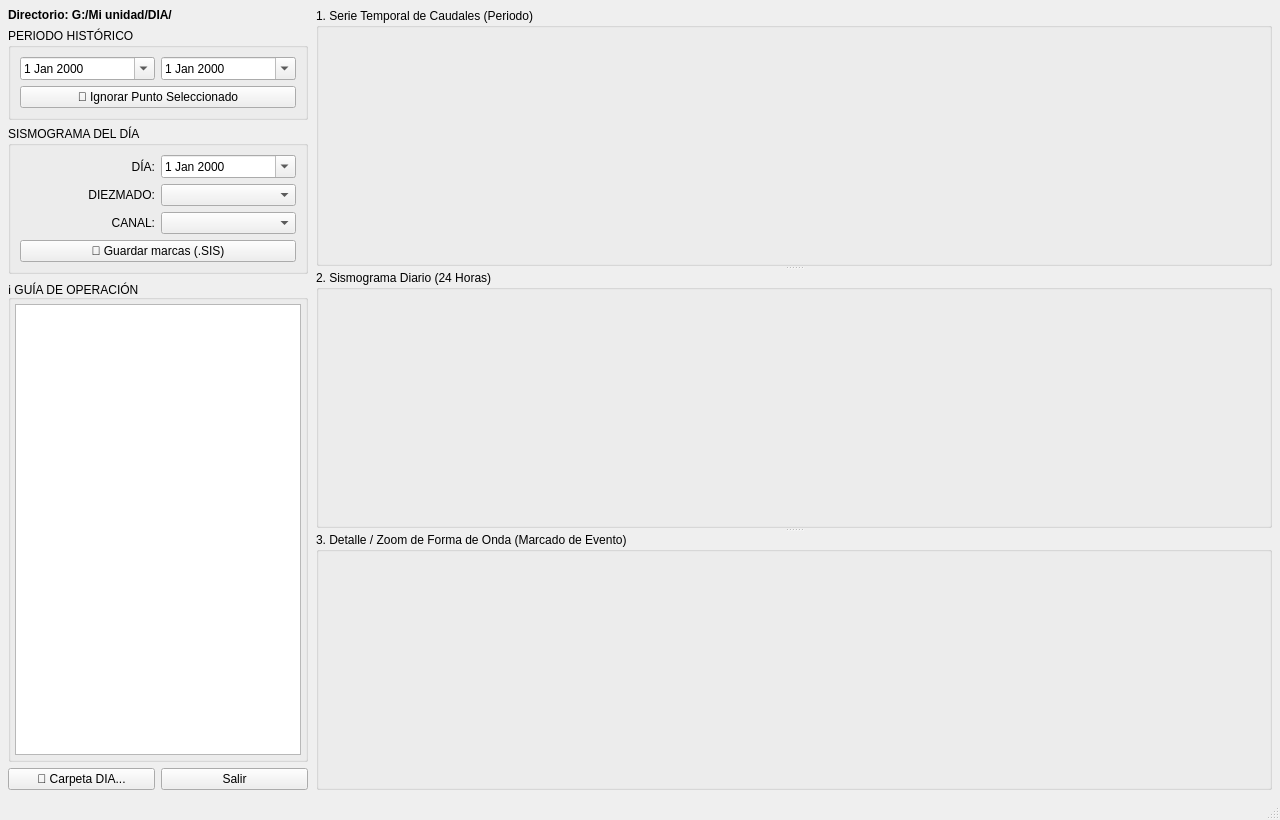
<?xml version="1.0" encoding="UTF-8"?>
<ui version="4.0">
 <class>MainWindow</class>
 <widget class="QMainWindow" name="MainWindow">
  <property name="geometry">
   <rect>
    <x>0</x>
    <y>0</y>
    <width>1280</width>
    <height>820</height>
   </rect>
  </property>
  <property name="minimumSize">
   <size>
    <width>1024</width>
    <height>680</height>
   </size>
  </property>
  <property name="windowTitle">
   <string>CAUDALES — Monitoreo de Filtraciones e Instrumentación</string>
  </property>
  <widget class="QWidget" name="centralwidget">
   <layout class="QHBoxLayout" name="mainHorizontalLayout">
    <property name="spacing">
     <number>8</number>
    </property>
    <property name="leftMargin">
     <number>8</number>
    </property>
    <property name="topMargin">
     <number>8</number>
    </property>
    <property name="rightMargin">
     <number>8</number>
    </property>
    <property name="bottomMargin">
     <number>8</number>
    </property>
    <item>
     <!-- Panel Izquierdo de Controles y Guía de Uso -->
     <widget class="QWidget" name="panel_izquierdo" native="true">
      <property name="sizePolicy">
       <sizepolicy hsizetype="Fixed" vsizetype="Preferred">
        <horstretch>0</horstretch>
        <verstretch>0</verstretch>
       </sizepolicy>
      </property>
      <property name="minimumSize">
       <size>
        <width>280</width>
        <height>0</height>
       </size>
      </property>
      <property name="maximumSize">
       <size>
        <width>300</width>
        <height>16777215</height>
       </size>
      </property>
      <layout class="QVBoxLayout" name="layoutIzquierdo">
       <property name="spacing">
        <number>6</number>
       </property>
       <property name="leftMargin">
        <number>0</number>
       </property>
       <property name="topMargin">
        <number>0</number>
       </property>
       <property name="rightMargin">
        <number>0</number>
       </property>
       <property name="bottomMargin">
        <number>0</number>
       </property>
       <item>
        <widget class="QLabel" name="Lbl_directorio">
         <property name="font">
          <font>
           <weight>75</weight>
           <bold>true</bold>
          </font>
         </property>
         <property name="text">
          <string>Directorio: G:/Mi unidad/DIA/</string>
         </property>
         <property name="wordWrap">
          <bool>true</bool>
         </property>
        </widget>
       </item>
       <item>
        <widget class="QGroupBox" name="groupBox">
         <property name="title">
          <string>PERIODO HISTÓRICO</string>
         </property>
         <layout class="QVBoxLayout" name="layoutPeriodo">
          <property name="spacing">
           <number>6</number>
          </property>
          <item>
           <layout class="QHBoxLayout" name="layoutFechasPeriodo">
            <item>
             <widget class="QDateEdit" name="selector_fecha_inicio">
              <property name="toolTip">
               <string>Fecha inicio</string>
              </property>
              <property name="calendarPopup">
               <bool>true</bool>
              </property>
             </widget>
            </item>
            <item>
             <widget class="QDateEdit" name="selector_fecha_fin">
              <property name="toolTip">
               <string>Fecha fin</string>
              </property>
              <property name="calendarPopup">
               <bool>true</bool>
              </property>
             </widget>
            </item>
           </layout>
          </item>
          <item>
           <widget class="QPushButton" name="boton_ignorar_caudal">
            <property name="toolTip">
             <string>Pone en 0 la bandera del punto de caudal resaltado en rojo para descartarlo del cálculo</string>
            </property>
            <property name="text">
             <string>🚫 Ignorar Punto Seleccionado</string>
            </property>
           </widget>
          </item>
         </layout>
        </widget>
       </item>
       <item>
        <widget class="QGroupBox" name="groupBox_2">
         <property name="title">
          <string>SISMOGRAMA DEL DÍA</string>
         </property>
         <layout class="QGridLayout" name="layoutMseed">
          <property name="spacing">
           <number>6</number>
          </property>
          <item row="0" column="0">
           <widget class="QLabel" name="label">
            <property name="text">
             <string>DÍA:</string>
            </property>
            <property name="alignment">
             <set>Qt::AlignRight|Qt::AlignTrailing|Qt::AlignVCenter</set>
            </property>
           </widget>
          </item>
          <item row="0" column="1">
           <widget class="QDateEdit" name="selector_fecha_grafico">
            <property name="calendarPopup">
             <bool>true</bool>
            </property>
           </widget>
          </item>
          <item row="1" column="0">
           <widget class="QLabel" name="label_2">
            <property name="text">
             <string>DIEZMADO:</string>
            </property>
            <property name="alignment">
             <set>Qt::AlignRight|Qt::AlignTrailing|Qt::AlignVCenter</set>
            </property>
           </widget>
          </item>
          <item row="1" column="1">
           <widget class="QComboBox" name="combo_diezmado"/>
          </item>
          <item row="2" column="0">
           <widget class="QLabel" name="label_3">
            <property name="text">
             <string>CANAL:</string>
            </property>
            <property name="alignment">
             <set>Qt::AlignRight|Qt::AlignTrailing|Qt::AlignVCenter</set>
            </property>
           </widget>
          </item>
          <item row="2" column="1">
           <widget class="QComboBox" name="combo_traza"/>
          </item>
          <item row="3" column="0" colspan="2">
           <widget class="QPushButton" name="boton_guardar_marcas">
            <property name="text">
             <string>💾 Guardar marcas (.SIS)</string>
            </property>
           </widget>
          </item>
         </layout>
        </widget>
       </item>
       <item>
        <!-- Cuadro de Ayuda / Instrucciones de Trabajo en HTML -->
        <widget class="QGroupBox" name="groupBox_guia">
         <property name="title">
          <string>ℹ️ GUÍA DE OPERACIÓN</string>
         </property>
         <layout class="QVBoxLayout" name="layoutGuia">
          <property name="leftMargin">
           <number>4</number>
          </property>
          <property name="topMargin">
           <number>4</number>
          </property>
          <property name="rightMargin">
           <number>4</number>
          </property>
          <property name="bottomMargin">
           <number>4</number>
          </property>
          <item>
           <widget class="QTextBrowser" name="cuadro_guia">
            <property name="sizePolicy">
             <sizepolicy hsizetype="Expanding" vsizetype="Expanding">
              <horstretch>0</horstretch>
              <verstretch>0</verstretch>
             </sizepolicy>
            </property>
            <property name="openExternalLinks">
             <bool>false</bool>
            </property>
           </widget>
          </item>
         </layout>
        </widget>
       </item>
       <item>
        <layout class="QHBoxLayout" name="layoutAcciones">
         <item>
          <widget class="QPushButton" name="boton_directorio">
           <property name="text">
            <string>📁 Carpeta DIA...</string>
           </property>
          </widget>
         </item>
         <item>
          <widget class="QPushButton" name="boton_salir">
           <property name="text">
            <string>Salir</string>
           </property>
          </widget>
         </item>
        </layout>
       </item>
      </layout>
     </widget>
    </item>
    <item>
     <!-- Panel Derecho con los 3 Lienzos Apilados Verticalmente a Todo lo Ancho -->
     <widget class="QSplitter" name="splitter_graficos">
      <property name="orientation">
       <enum>Qt::Vertical</enum>
      </property>
      <!-- 1. Lienzo Superior: Caudales del Periodo -->
      <widget class="QGroupBox" name="frame_caudales">
       <property name="title">
        <string>1. Serie Temporal de Caudales (Periodo)</string>
       </property>
       <layout class="QVBoxLayout" name="layout_grafico_caudales">
        <property name="leftMargin">
         <number>2</number>
        </property>
        <property name="topMargin">
         <number>2</number>
        </property>
        <property name="rightMargin">
         <number>2</number>
        </property>
        <property name="bottomMargin">
         <number>2</number>
        </property>
       </layout>
      </widget>
      <!-- 2. Lienzo Medio: Sismograma Diario 24h -->
      <widget class="QGroupBox" name="frame_sismograma">
       <property name="title">
        <string>2. Sismograma Diario (24 Horas)</string>
       </property>
       <layout class="QVBoxLayout" name="layout_grafico_sismograma">
        <property name="leftMargin">
         <number>2</number>
        </property>
        <property name="topMargin">
         <number>2</number>
        </property>
        <property name="rightMargin">
         <number>2</number>
        </property>
        <property name="bottomMargin">
         <number>2</number>
        </property>
       </layout>
      </widget>
      <!-- 3. Lienzo Inferior: Zoom de Forma de Onda y Marcado -->
      <widget class="QGroupBox" name="frame_zoom">
       <property name="title">
        <string>3. Detalle / Zoom de Forma de Onda (Marcado de Evento)</string>
       </property>
       <layout class="QVBoxLayout" name="layout_grafico_zoom">
        <property name="leftMargin">
         <number>2</number>
        </property>
        <property name="topMargin">
         <number>2</number>
        </property>
        <property name="rightMargin">
         <number>2</number>
        </property>
        <property name="bottomMargin">
         <number>2</number>
        </property>
       </layout>
      </widget>
     </widget>
    </item>
   </layout>
  </widget>
  <widget class="QMenuBar" name="menubar">
   <property name="geometry">
    <rect>
     <x>0</x>
     <y>0</y>
     <width>1280</width>
     <height>21</height>
    </rect>
   </property>
  </widget>
  <widget class="QStatusBar" name="statusbar"/>
 </widget>
 <resources/>
 <connections/>
</ui>
